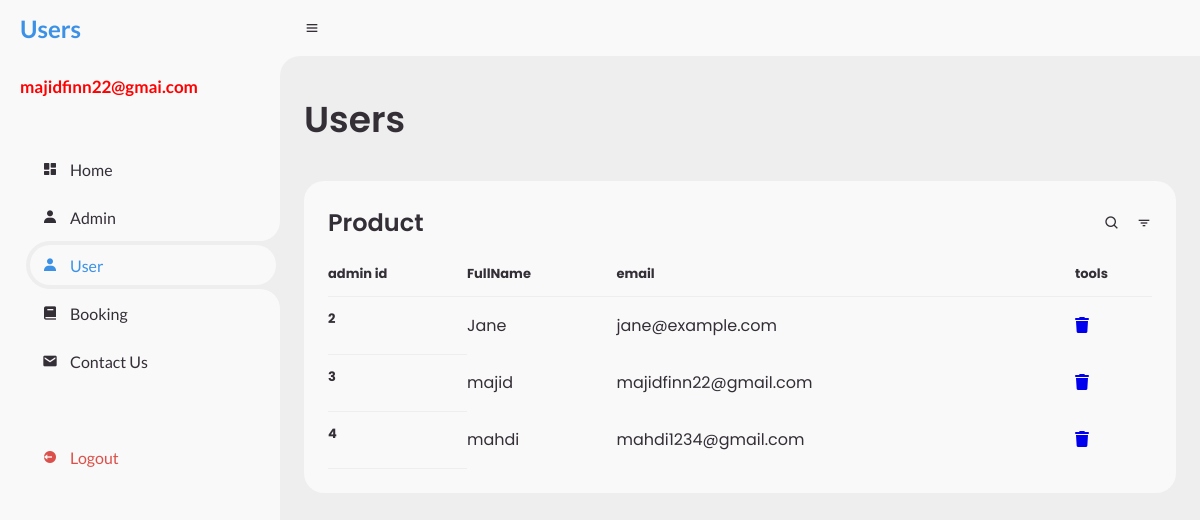
Screenshot of /admin/user.php (signed in) with the database file from the repository.
### tables this page shows
CREATE TABLE `user` (
  `user_id` int(11) NOT NULL,
  `FullName` varchar(50) NOT NULL,
  `email` varchar(50) NOT NULL
);

### admin/user.php (the view, shortened to what this page needs)
<?php
include '../components/connect.php';
$admin_id = $_SESSION['admin_id'];
?>
<!DOCTYPE html>
<html lang="en">
<head>
	<link rel="stylesheet" href="https://cdnjs.cloudflare.com/ajax/libs/font-awesome/6.1.1/css/all.min.css">
	<link href='https://unpkg.com/boxicons@2.0.9/css/boxicons.min.css' rel='stylesheet'>
	<link rel="stylesheet" href="style.css">
</head>
<body>
	<section id="sidebar">
		<a href="dashboard.php" class="brand">
			<span class="text text2">Users</span>
		</a>
	 <?php
      $select_accounts = $conn->prepare("SELECT * FROM `admins` WHERE admin_id = '$admin_id'");
      $select_accounts->execute();
      if($select_accounts->rowCount() > 0){
         while($fetch_accounts = $select_accounts->fetch(PDO::FETCH_ASSOC)){
   ?>
		<span class="text brand1">
			<?= $fetch_accounts['name'] ?>
		</span>
		<?php
         }}
		 ?>
			<ul class="side-menu top">
			<li >
				<a href="dashboard.php">
					<i class='bx bxs-dashboard'></i>
					<span class="text">Home</span>
				</a>
			</li>
			<li>
				<a href="admin.php">
					<i class='bx bxs-user'></i>
					<span class="text">Admin</span>
				</a>
			</li>
			<li class="active">
				<a href="user.php">
					<i class='bx bxs-user'></i>
					<span class="text">User</span>
				</a>
			</li>
			<li>
				<a href="booking.php">
					<i class='bx bxs-book'></i>
					<span class="text">Booking</span>
				</a>
			</li>
			<li>
				<a href="contact_us.php">
					<i class='bx bxs-envelope'></i>
					<span class="text">Contact Us</span>
				</a>
			</li>
		</ul>
		<ul class="side-menu">
			<li>
				<a href="../components/admin_logout.php" class="logout">
					<i class='bx bxs-log-out-circle'></i>
					<span class="text">Logout</span>
				</a>
			</li>
		</ul>
	</section>
	<section id="content">
		<nav>
			<i class='bx bx-menu'></i>
		</nav>
		<main>
			<div class="head-title">
				<div class="left">
					<h1>Users</h1>
				</div>
			</div>
			<div class="table-data">
				<div class="order">
					<div class="head">
						 <h3>Product</h3>
						<i class='bx bx-search' ></i>
						<i class='bx bx-filter' ></i>
					</div>
					<table>
						<thead>
							<tr>
								<th>admin id</th>
								<th>FullName</th>
								<th>email</th>
								<th>tools</th>
							</tr>
						</thead>
						<tbody>
							 <?php
      $select_accounts = $conn->prepare("SELECT * FROM `user`");
      $select_accounts->execute();
      if($select_accounts->rowCount() > 0){
         while($fetch_accounts = $select_accounts->fetch(PDO::FETCH_ASSOC)){
   ?>
							<tr>
							<th scope="row"><?= $fetch_accounts['user_id']; ?></th>
								<td>
									 <?= $fetch_accounts['FullName']; ?>
								</td>
								<td>
									 <?= $fetch_accounts['email']; ?>
								</td>
								<td><a href="admin.php?delete=<?= $fetch_accounts['user_id']; ?>"
										onclick="return confirm('delete this account? the user related information will also be delete!')"><i
											class="fa-solid fa-trash"></a></td>
							</tr>
							 <?php
         }
      }else{
         echo '<p class="empty">no accounts available!</p>';
      }
   ?>
						</tbody>
					</table>
				</div>
			</div>
		</main>
	</section>
</body>
</html>

### admin/style.css (style rules this page uses)
* { margin: 0; padding: 0; box-sizing: border-box; }
a { text-decoration: none; }
li { list-style: none; }
:root { --poppins: 'Poppins', sans-serif; --lato: 'Lato', sans-serif; --light: #F9F9F9; --blue: #185e5d; --light-blue: #CFE8FF; --grey: #eee; --dark-grey: #AAAAAA; --dark: #342E37; --red: #DB504A; --yellow: #FFCE26; --light-yellow: #FFF2C6; --orange: #FD7238; --light-orange: #FFE0D3; }
html { overflow-x: hidden; }
body { background: var(--grey); overflow-x: hidden; }
#sidebar { position: fixed; top: 0; left: 0; width: 280px; height: 100%; background: var(--light); z-index: 2000; font-family: var(--lato); transition: .3s ease; overflow-x: hidden; scrollbar-width: none; }
#sidebar .brand { font-size: 24px; font-weight: 700; height: 56px; display: flex; align-items: center; color: var(--blue); position: sticky; top: 0; left: 0; z-index: 500; box-sizing: content-box; }
.brand1 { font-size: 17px; font-weight: 700; color: red; padding-left: 0px; }
#sidebar .side-menu { width: 100%; margin-top: 48px; }
#sidebar .side-menu li { height: 48px; background: transparent; margin-left: 6px; border-radius: 48px 0 0 48px; padding: 4px; }
#sidebar .side-menu li.active { background: var(--grey); position: relative; }
#sidebar .side-menu li.active::before { content: ''; position: absolute; width: 40px; height: 40px; border-radius: 50%; top: -40px; right: 0; box-shadow: 20px 20px 0 var(--grey); z-index: -1; }
#sidebar .side-menu li.active::after { content: ''; position: absolute; width: 40px; height: 40px; border-radius: 50%; bottom: -40px; right: 0; box-shadow: 20px -20px 0 var(--grey); z-index: -1; }
#sidebar .side-menu li a { width: 100%; height: 100%; background: #F9F9F9; display: flex; align-items: center; border-radius: 48px; font-size: 16px; color: var(--dark); white-space: nowrap; overflow-x: hidden; }
#sidebar .side-menu.top li.active a { color: var(--blue); }
#sidebar .side-menu li a.logout { color: var(--red); }
#sidebar .side-menu li a .bx { min-width: calc(60px - ((4px + 6px) * 2)); display: flex; justify-content: center; }
#content { position: relative; width: calc(100% - 280px); left: 280px; transition: .3s ease; }
#content nav { height: 56px; background: #F9F9F9; padding: 0 24px; display: flex; align-items: center; grid-gap: 24px; font-family: var(--lato); position: sticky; top: 0; left: 0; z-index: 1000; }
#content nav::before { content: ''; position: absolute; width: 40px; height: 40px; bottom: -40px; left: 0; border-radius: 50%; box-shadow: -20px -20px 0 #F9F9F9; }
#content nav .bx.bx-menu { cursor: pointer; color: #F9F9F9; }
#content main { width: 100%; padding: 36px 24px; font-family: var(--poppins); max-height: calc(100vh - 56px); overflow-y: auto; }
#content main .head-title { display: flex; align-items: center; justify-content: space-between; grid-gap: 16px; flex-wrap: wrap; }
#content main .head-title .left h1 { font-size: 36px; font-weight: 600; margin-bottom: 10px; color: var(--dark); }
#content main .table-data { display: flex; flex-wrap: wrap; grid-gap: 24px; margin-top: 24px; width: 100%; color: var(--dark); }
#content main .table-data>div { border-radius: 20px; background: var(--light); padding: 24px; overflow-x: auto; }
#content main .table-data .head { display: flex; align-items: center; grid-gap: 16px; margin-bottom: 24px; }
#content main .table-data .head h3 { margin-right: auto; font-size: 24px; font-weight: 600; }
#content main .table-data .head .bx { cursor: pointer; }
#content main .table-data .order { flex-grow: 1; flex-basis: 500px; }
#content main .table-data .order table { width: 100%; border-collapse: collapse; }
#content main .table-data .order table th { padding-bottom: 12px; font-size: 15px; text-align: left; border-bottom: 1px solid var(--grey); }
#content main .table-data .order table td { padding: 16px 0; }

### rows the page displays
user: user_id "2", FullName "Jane", email "jane@example.com"
user: user_id "3", FullName "majid", email "majidfinn22@gmail.com"
user: user_id "4", FullName "mahdi", email "mahdi1234@gmail.com"

### other values shown
$fetch_accounts['name'] "majidfinn22@gmai.com"
